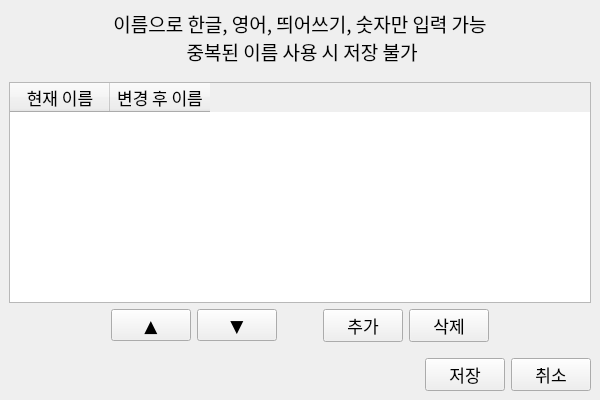
<?xml version="1.0" encoding="UTF-8"?>
<ui version="4.0">
 <class>combobox_editor</class>
 <widget class="QMainWindow" name="combobox_editor">
  <property name="geometry">
   <rect>
    <x>0</x>
    <y>0</y>
    <width>600</width>
    <height>400</height>
   </rect>
  </property>
  <property name="windowTitle">
   <string>MainWindow</string>
  </property>
  <widget class="QWidget" name="centralwidget">
   <layout class="QVBoxLayout" name="verticalLayout">
    <item>
     <widget class="QLabel" name="title_label">
      <property name="font">
       <font>
        <family>ONE 모바일POP</family>
        <pointsize>14</pointsize>
       </font>
      </property>
      <property name="text">
       <string>이름으로 한글, 영어, 띄어쓰기, 숫자만 입력 가능
 중복된 이름 사용 시 저장 불가</string>
      </property>
      <property name="alignment">
       <set>Qt::AlignCenter</set>
      </property>
     </widget>
    </item>
    <item>
     <spacer name="verticalSpacer_2">
      <property name="orientation">
       <enum>Qt::Vertical</enum>
      </property>
      <property name="sizeType">
       <enum>QSizePolicy::Fixed</enum>
      </property>
      <property name="sizeHint" stdset="0">
       <size>
        <width>20</width>
        <height>10</height>
       </size>
      </property>
     </spacer>
    </item>
    <item>
     <widget class="QTableWidget" name="table">
      <property name="font">
       <font>
        <family>ONE 모바일POP</family>
        <pointsize>13</pointsize>
       </font>
      </property>
      <column>
       <property name="text">
        <string>현재 이름</string>
       </property>
      </column>
      <column>
       <property name="text">
        <string>변경 후 이름</string>
       </property>
      </column>
     </widget>
    </item>
    <item>
     <layout class="QHBoxLayout" name="horizontalLayout_3">
      <item>
       <spacer name="horizontalSpacer_6">
        <property name="orientation">
         <enum>Qt::Horizontal</enum>
        </property>
        <property name="sizeHint" stdset="0">
         <size>
          <width>37</width>
          <height>23</height>
         </size>
        </property>
       </spacer>
      </item>
      <item>
       <widget class="QPushButton" name="up_btn">
        <property name="font">
         <font>
          <family>ONE 모바일POP</family>
          <pointsize>13</pointsize>
         </font>
        </property>
        <property name="text">
         <string>▲</string>
        </property>
       </widget>
      </item>
      <item>
       <widget class="QPushButton" name="down_btn">
        <property name="font">
         <font>
          <family>ONE 모바일POP</family>
          <pointsize>13</pointsize>
         </font>
        </property>
        <property name="text">
         <string>▼</string>
        </property>
       </widget>
      </item>
      <item>
       <spacer name="horizontalSpacer_4">
        <property name="orientation">
         <enum>Qt::Horizontal</enum>
        </property>
        <property name="sizeType">
         <enum>QSizePolicy::Fixed</enum>
        </property>
        <property name="sizeHint" stdset="0">
         <size>
          <width>40</width>
          <height>23</height>
         </size>
        </property>
       </spacer>
      </item>
      <item>
       <widget class="QPushButton" name="add_btn">
        <property name="font">
         <font>
          <family>ONE 모바일POP</family>
          <pointsize>13</pointsize>
         </font>
        </property>
        <property name="text">
         <string>추가</string>
        </property>
       </widget>
      </item>
      <item>
       <widget class="QPushButton" name="delete_btn">
        <property name="font">
         <font>
          <family>ONE 모바일POP</family>
          <pointsize>13</pointsize>
         </font>
        </property>
        <property name="text">
         <string>삭제</string>
        </property>
       </widget>
      </item>
      <item>
       <spacer name="horizontalSpacer_5">
        <property name="orientation">
         <enum>Qt::Horizontal</enum>
        </property>
        <property name="sizeHint" stdset="0">
         <size>
          <width>37</width>
          <height>23</height>
         </size>
        </property>
       </spacer>
      </item>
     </layout>
    </item>
    <item>
     <spacer name="verticalSpacer">
      <property name="orientation">
       <enum>Qt::Vertical</enum>
      </property>
      <property name="sizeType">
       <enum>QSizePolicy::Fixed</enum>
      </property>
      <property name="sizeHint" stdset="0">
       <size>
        <width>20</width>
        <height>10</height>
       </size>
      </property>
     </spacer>
    </item>
    <item>
     <layout class="QHBoxLayout" name="horizontalLayout">
      <item>
       <spacer name="horizontalSpacer_2">
        <property name="orientation">
         <enum>Qt::Horizontal</enum>
        </property>
        <property name="sizeHint" stdset="0">
         <size>
          <width>40</width>
          <height>20</height>
         </size>
        </property>
       </spacer>
      </item>
      <item>
       <widget class="QPushButton" name="save_btn">
        <property name="font">
         <font>
          <family>ONE 모바일POP</family>
          <pointsize>13</pointsize>
         </font>
        </property>
        <property name="text">
         <string>저장</string>
        </property>
       </widget>
      </item>
      <item>
       <widget class="QPushButton" name="cancel_btn">
        <property name="font">
         <font>
          <family>ONE 모바일POP</family>
          <pointsize>13</pointsize>
         </font>
        </property>
        <property name="text">
         <string>취소</string>
        </property>
       </widget>
      </item>
     </layout>
    </item>
   </layout>
  </widget>
 </widget>
 <resources/>
 <connections/>
</ui>
